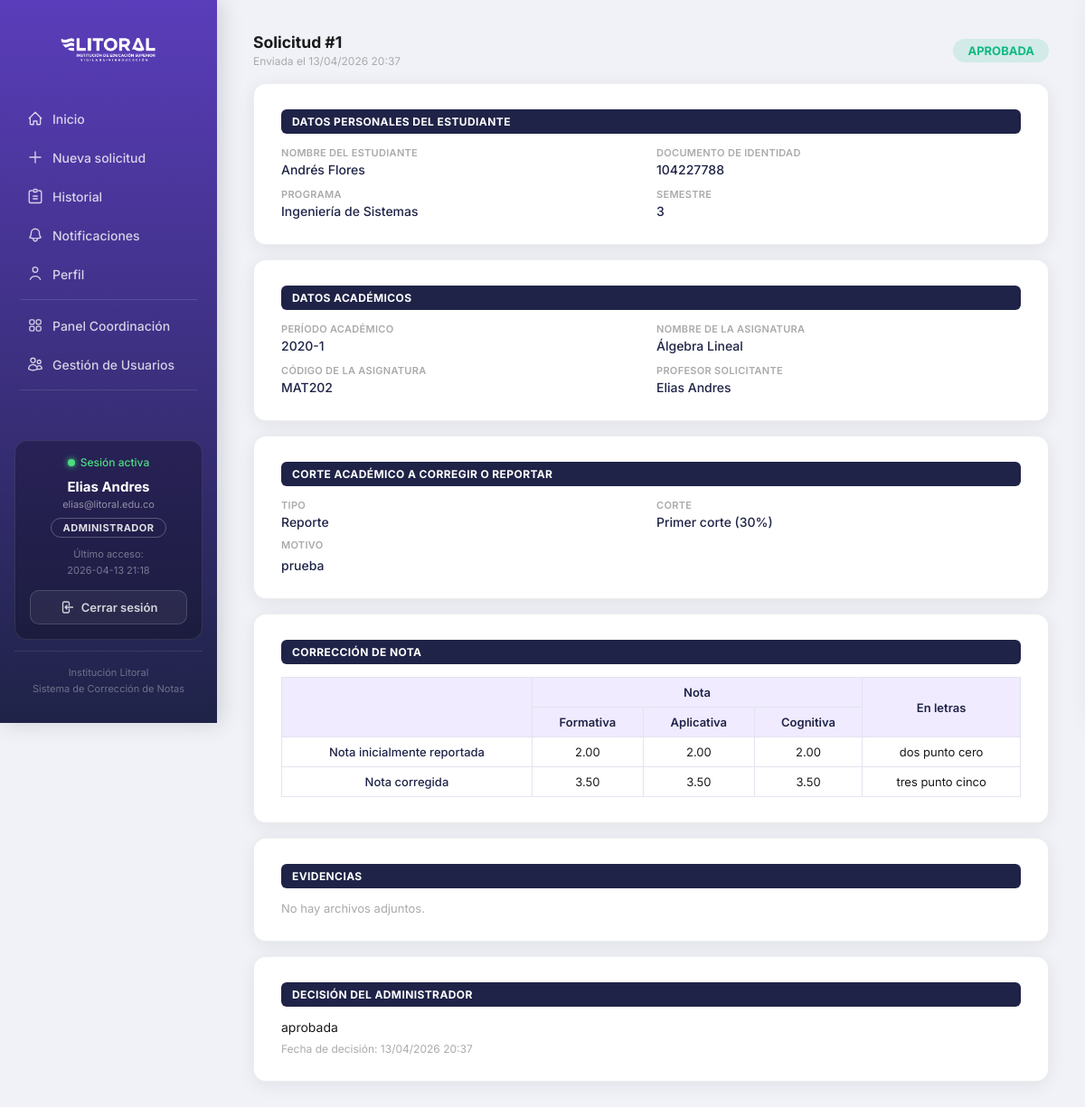
Screenshot of /public/solicitud_detalle.php?id=1 (signed in) with the database file from the repository.
### tables this page shows
CREATE TABLE `profesores` (
  `profesor_id` int(11) NOT NULL,
  `primer_nombre` varchar(100) NOT NULL,
  `segundo_nombre` varchar(100) DEFAULT NULL,
  `primer_apellido` varchar(100) NOT NULL,
  `segundo_apellido` varchar(100) DEFAULT NULL,
  `email` varchar(200) NOT NULL,
  `password_hash` varchar(255) NOT NULL,
  `rol` enum('ADMINISTRADOR','SOLICITANTE') NOT NULL DEFAULT 'SOLICITANTE',
  `fecha_creacion` datetime NOT NULL DEFAULT current_timestamp(),
  `ultimo_acceso` datetime DEFAULT NULL,
  `foto` varchar(255) DEFAULT NULL,
  `activo` tinyint(1) NOT NULL DEFAULT 1
);

CREATE TABLE `solicitudes` (
  `solicitud_id` int(11) NOT NULL,
  `profesor_solicitante_id` int(11) DEFAULT NULL,
  `tercero_solicitante_id` int(11) DEFAULT NULL,
  `estudiante_id` int(11) NOT NULL,
  `estudiante_documento` varchar(50) DEFAULT NULL,
  `estudiante_semestre` varchar(20) DEFAULT NULL,
  `asignatura_id` int(11) NOT NULL,
  `periodo_academico` varchar(20) NOT NULL,
  `tipo_solicitud` enum('CORRECCION','REPORTE','VALIDACION','SUFICIENCIA','HABILITACION','SUPLETORIOS') NOT NULL DEFAULT 'CORRECCION',
  `corte` enum('PRIMERO','SEGUNDO','TERCERO') NOT NULL,
  `motivo` text DEFAULT NULL,
  `nota_inicial_formativa` decimal(3,2) DEFAULT NULL,
  `nota_inicial_aplicativa` decimal(3,2) DEFAULT NULL,
  `nota_inicial_cognitiva` decimal(3,2) DEFAULT NULL,
  `nota_inicial_letras` varchar(100) DEFAULT NULL,
  `nota_corregida_formativa` decimal(3,2) DEFAULT NULL,
  `nota_corregida_aplicativa` decimal(3,2) DEFAULT NULL,
  `nota_corregida_cognitiva` decimal(3,2) DEFAULT NULL,
  `nota_corregida_letras` varchar(100) DEFAULT NULL,
  `nota_actual` decimal(3,2) DEFAULT NULL,
  `nota_propuesta` decimal(3,2) DEFAULT NULL,
  `justificacion_solicitante` text DEFAULT NULL,
  `estado` enum('PENDIENTE','APROBADA','RECHAZADA') NOT NULL DEFAULT 'PENDIENTE',
  `profesor_revisor_id` int(11) DEFAULT NULL,
  `justificacion_administrador` text DEFAULT NULL,
  `fecha_envio` datetime NOT NULL DEFAULT current_timestamp(),
  `fecha_decision` datetime DEFAULT NULL
);

CREATE TABLE `carreras` (
  `carrera_id` int(11) NOT NULL,
  `nombre` varchar(200) NOT NULL,
  `codigo` varchar(20) NOT NULL
);

CREATE TABLE `asignaturas` (
  `asignatura_id` int(11) NOT NULL,
  `nombre` varchar(250) NOT NULL,
  `codigo` varchar(50) NOT NULL,
  `carrera_id` int(11) DEFAULT NULL
);

### src/auth.php (called while the page is built, shortened)
<?php
function isLoggedIn() {
    return isset($_SESSION['user_id']);
}
function currentUser($pdo) {
    $stmt = $pdo->prepare('SELECT profesor_id, CONCAT(primer_nombre, " ", primer_apellido) as nombre, email, rol FROM profesores WHERE profesor_id = ?');
    $stmt->execute([$_SESSION['user_id']]);
    return $stmt->fetch();
}
?>

### src/solicitudes.php (called while the page is built, shortened)
<?php
function getSolicitud($pdo, $id) {
    $stmt = $pdo->prepare("
        SELECT s.*,
               CONCAT(p.primer_nombre, ' ', p.primer_apellido) as solicitante_nombre,
               a.nombre as asignatura_nombre, a.codigo as asignatura_codigo,
               CONCAT(e.primer_nombre, ' ', e.primer_apellido) as estudiante_nombre,
               e.documento_identidad as estudiante_doc_bd, e.semestre as estudiante_semestre_bd,
               c.nombre as carrera_nombre
        FROM solicitudes s
        LEFT JOIN profesores p ON p.profesor_id = s.profesor_solicitante_id
        JOIN asignaturas a ON a.asignatura_id = s.asignatura_id
        JOIN estudiantes e ON e.estudiante_id = s.estudiante_id
        LEFT JOIN carreras c ON c.carrera_id = e.carrera_id
        WHERE s.solicitud_id = ?
    ");
    $stmt->execute([$id]);
    return $stmt->fetch();
}
?>

### src/helpers.php (called while the page is built, shortened)
<?php
function h($s){ return htmlspecialchars($s, ENT_QUOTES, 'UTF-8'); }

### public/solicitud_detalle.php (the view, shortened to what this page needs)
<?php
require_once __DIR__.'/../src/auth.php';
require_once __DIR__.'/../src/helpers.php';
$id = intval($_GET['id'] ?? 0);
require_once __DIR__.'/../src/solicitudes.php';
$s = getSolicitud($pdo, $id);
$files = $pdo->prepare('SELECT * FROM evidencias WHERE solicitud_id = ?');
$files->execute([$id]);
$files = $files->fetchAll();
$tipo_labels = [
    'CORRECCION'  => 'Corrección',
    'REPORTE'     => 'Reporte',
    'VALIDACION'  => 'Validación',
    'SUFICIENCIA' => 'Suficiencia',
    'HABILITACION'=> 'Habilitación',
    'SUPLETORIOS' => 'Supletorios',
];
$corte_labels = [
    'PRIMERO' => 'Primer corte (30%)',
    'SEGUNDO' => 'Segundo corte (30%)',
    'TERCERO' => 'Tercer corte (40%)',
];
$estado_color = [
    'PENDIENTE'  => '#F59E0B',
    'APROBADA'   => '#10B981',
    'RECHAZADA'  => '#EF4444',
];
include 'header.php';
?>
<div style="display:flex;align-items:center;justify-content:space-between;margin-bottom:16px">
  <div>
    <h3 style="margin:0">Solicitud #<?= $s['solicitud_id'] ?></h3>
    <span style="font-size:12px;color:#aaa">Enviada el <?= date('d/m/Y H:i', strtotime($s['fecha_envio'])) ?></span>
  </div>
  <span style="background:<?= $estado_color[$s['estado']] ?? '#aaa' ?>22;color:<?= $estado_color[$s['estado']] ?? '#aaa' ?>;padding:5px 16px;border-radius:20px;font-size:13px;font-weight:700">
    <?= h($s['estado']) ?>
  </span>
</div>
<div class="card" style="margin-bottom:16px">
  <div class="det-section-title">Datos personales del estudiante</div>
  <div class="det-grid">
    <div class="det-field"><span class="det-label">Nombre del estudiante</span><span class="det-val"><?= h($s['estudiante_nombre']) ?></span></div>
    <div class="det-field"><span class="det-label">Documento de identidad</span><span class="det-val"><?= h($s['estudiante_documento'] ?: ($s['estudiante_doc_bd'] ?: '—')) ?></span></div>
    <div class="det-field"><span class="det-label">Programa</span><span class="det-val"><?= h($s['carrera_nombre'] ?? '—') ?></span></div>
    <div class="det-field"><span class="det-label">Semestre</span><span class="det-val"><?= h($s['estudiante_semestre'] ?: ($s['estudiante_semestre_bd'] ?: '—')) ?></span></div>
  </div>
</div>
<div class="card" style="margin-bottom:16px">
  <div class="det-section-title">Datos académicos</div>
  <div class="det-grid">
    <div class="det-field"><span class="det-label">Período académico</span><span class="det-val"><?= h($s['periodo_academico'] ?? '—') ?></span></div>
    <div class="det-field"><span class="det-label">Nombre de la asignatura</span><span class="det-val"><?= h($s['asignatura_nombre']) ?></span></div>
    <div class="det-field"><span class="det-label">Código de la asignatura</span><span class="det-val"><?= h($s['asignatura_codigo'] ?? '—') ?></span></div>
    <div class="det-field"><span class="det-label">Profesor solicitante</span><span class="det-val"><?= h($s['solicitante_nombre']) ?></span></div>
  </div>
</div>
<div class="card" style="margin-bottom:16px">
  <div class="det-section-title">Corte académico a corregir o reportar</div>
  <div class="det-grid">
    <div class="det-field"><span class="det-label">Tipo</span><span class="det-val"><?= h($tipo_labels[$s['tipo_solicitud']] ?? $s['tipo_solicitud']) ?></span></div>
    <div class="det-field"><span class="det-label">Corte</span><span class="det-val"><?= h($corte_labels[$s['corte']] ?? $s['corte']) ?></span></div>
  </div>
  <?php if (!empty($s['motivo'])): ?>
  <div class="det-field" style="margin-top:10px"><span class="det-label">Motivo</span><div class="det-val" style="margin-top:4px"><?= nl2br(h($s['motivo'])) ?></div></div>
  <?php endif; ?>
</div>
<div class="card" style="margin-bottom:16px">
  <div class="det-section-title">Corrección de nota</div>
  <div class="nota-table-wrap">
    <table class="nota-table">
      <thead>
        <tr>
          <th rowspan="2"></th>
          <th colspan="3">Nota</th>
          <th rowspan="2">En letras</th>
        </tr>
        <tr>
          <th>Formativa</th>
          <th>Aplicativa</th>
          <th>Cognitiva</th>
        </tr>
      </thead>
      <tbody>
        <tr>
          <td class="nota-label">Nota inicialmente reportada</td>
          <td><?= $s['nota_inicial_formativa'] ?? '—' ?></td>
          <td><?= $s['nota_inicial_aplicativa'] ?? '—' ?></td>
          <td><?= $s['nota_inicial_cognitiva'] ?? '—' ?></td>
          <td><?= h($s['nota_inicial_letras'] ?? '—') ?></td>
        </tr>
        <tr>
          <td class="nota-label">Nota corregida</td>
          <td><?= $s['nota_corregida_formativa'] ?? '—' ?></td>
          <td><?= $s['nota_corregida_aplicativa'] ?? '—' ?></td>
          <td><?= $s['nota_corregida_cognitiva'] ?? '—' ?></td>
          <td><?= h($s['nota_corregida_letras'] ?? '—') ?></td>
        </tr>
      </tbody>
    </table>
  </div>
</div>
<div class="card" style="margin-bottom:16px">
  <div class="det-section-title">Evidencias</div>
  <?php if (empty($files)): ?>
    <p style="color:#aaa;font-size:13px">No hay archivos adjuntos.</p>
  <?php endif; ?>
</div>
<?php if (!empty($s['justificacion_administrador'])): ?>
<div class="card" style="margin-bottom:16px">
  <div class="det-section-title">Decisión del administrador</div>
  <p style="margin:0;font-size:14px"><?= nl2br(h($s['justificacion_administrador'])) ?></p>
  <?php if ($s['fecha_decision']): ?>
    <p style="font-size:12px;color:#aaa;margin-top:8px">Fecha de decisión: <?= date('d/m/Y H:i', strtotime($s['fecha_decision'])) ?></p>
  <?php endif; ?>
</div>
<?php endif; ?>
<?php include 'footer.php'; ?>

### public/header.php (shortened to what this page needs)
<?php
require_once __DIR__ . '/../src/auth.php';
require_once __DIR__ . '/../src/helpers.php';
$user = currentUser($pdo);
$ultimo_acceso = null;
if ($user) {
    $ua = $pdo->prepare("SELECT ultimo_acceso FROM profesores WHERE profesor_id=?");
    $ua->execute([$user['profesor_id']]);
    $ultimo_acceso = $ua->fetchColumn();
}
?>
<!doctype html>
<html lang="es">
<head>
    <link rel="stylesheet" href="css/global.css">
</head>
<body>
<div class="app">
    <aside class="sidebar">
        <div class="logo">
            <img src="img/logo_login.png" alt="Litoral" class="logo-img">
        </div>
        <nav class="nav">
            <?php if ($user): ?>
                <a href="dashboard_profesor.php">
                    <svg width="18" height="18" fill="none" viewBox="0 0 24 24" stroke="currentColor" stroke-width="1.8"><path stroke-linecap="round" stroke-linejoin="round" d="M3 12l9-9 9 9M4.5 10.5V20a1 1 0 001 1h4v-5h5v5h4a1 1 0 001-1v-9.5"/></svg>
                    Inicio
                </a>
                <a href="crear_solicitud.php">
                    <svg width="18" height="18" fill="none" viewBox="0 0 24 24" stroke="currentColor" stroke-width="1.8"><path stroke-linecap="round" stroke-linejoin="round" d="M12 4v16m8-8H4"/></svg>
                    Nueva solicitud
                </a>
                <a href="ver_solicitudes.php">
                    <svg width="18" height="18" fill="none" viewBox="0 0 24 24" stroke="currentColor" stroke-width="1.8"><path stroke-linecap="round" stroke-linejoin="round" d="M9 12h6m-6 4h6M7 4H5a2 2 0 00-2 2v14a2 2 0 002 2h14a2 2 0 002-2V6a2 2 0 00-2-2h-2M9 4a2 2 0 012-2h2a2 2 0 012 2v0a2 2 0 01-2 2h-2a2 2 0 01-2-2z"/></svg>
                    Historial
                </a>
                <a href="#" class="notif-trigger" id="notifBtn">
                    <span style="position:relative; display:flex; align-items:center;">
                    </span>
                    Notificaciones
                </a>
                <a href="perfil.php">
                    <svg width="18" height="18" fill="none" viewBox="0 0 24 24" stroke="currentColor" stroke-width="1.8"><path stroke-linecap="round" stroke-linejoin="round" d="M15.75 6a3.75 3.75 0 11-7.5 0 3.75 3.75 0 017.5 0zM4.5 20.25a8.25 8.25 0 0115 0"/></svg>
                    Perfil
                </a>
                <?php if ($user['rol'] === 'ADMINISTRADOR'): ?>
                    <div class="nav-divider"></div>
                    <a href="dashboard_admin.php">
                        Panel Coordinación
                    </a>
                    <a href="admin_usuarios.php">
                        Gestión de Usuarios
                    </a>
                <?php endif; ?>
                <div class="nav-divider"></div>
            <?php endif; ?>
        </nav>
        <div style="flex:1"></div>
        <?php if ($user): ?>
        <div class="sidebar-user-card">
            <div class="sidebar-user-status">
                <span class="status-dot"></span>
                <span>Sesi&oacute;n activa</span>
            </div>
            <div class="sidebar-user-name"><?= htmlspecialchars($user['nombre'], ENT_QUOTES, 'UTF-8') ?></div>
            <div class="sidebar-user-email"><?= htmlspecialchars($user['email'], ENT_QUOTES, 'UTF-8') ?></div>
            <span class="sidebar-user-rol"><?= $user['rol'] === 'ADMINISTRADOR' ? 'ADMINISTRADOR' : 'DOCENTE' ?></span>
            <?php if ($ultimo_acceso): ?>
            <div class="sidebar-user-acceso">
                <span>&#218;ltimo acceso:</span><br>
                <span><?= date('Y-m-d H:i', strtotime($ultimo_acceso)) ?></span>
            </div>
            <?php endif; ?>
            <a href="logout.php" class="sidebar-logout-btn">
                <svg width="16" height="16" fill="none" viewBox="0 0 24 24" stroke="currentColor" stroke-width="2"><path stroke-linecap="round" stroke-linejoin="round" d="M15.75 9V5.25A2.25 2.25 0 0013.5 3h-6a2.25 2.25 0 00-2.25 2.25v13.5A2.25 2.25 0 007.5 21h6a2.25 2.25 0 002.25-2.25V15M12 9l-3 3m0 0l3 3m-3-3h12.75"/></svg>
                Cerrar sesi&oacute;n
            </a>
        </div>
        <?php endif; ?>
        <div class="footer-note">
            Instituci&oacute;n Litoral<br>Sistema de Correcci&oacute;n de Notas
        </div>
    </aside>
    <main class="main">

### rows the page displays
profesores: email "elias@litoral.edu.co", ultimo_acceso "2026-04-13 21:18"
solicitudes: solicitud_id "1", fecha_envio "13/04/2026 20:37", estado "APROBADA", estudiante_documento "104227788", carreras.nombre "Ingeniería de Sistemas", estudiante_semestre "3", periodo_academico "2020-1", asignatura.nombre "Álgebra Lineal", asignatura.codigo "MAT202", tipo_solicitud "Reporte", corte "Primer corte (30%)", motivo "prueba", nota_inicial_formativa "2.00", nota_inicial_aplicativa "2.00", nota_inicial_cognitiva "2.00", nota_inicial_letras "dos punto cero", nota_corregida_formativa "3.50", nota_corregida_aplicativa "3.50", nota_corregida_cognitiva "3.50", nota_corregida_letras "tres punto cinco", justificacion_administrador "aprobada", fecha_decision "13/04/2026 20:37"

### other values shown
$user['nombre'] "Elias Andres"
$s['estudiante_nombre'] "Andrés Flores"
$s['solicitante_nombre'] "Elias Andres"
